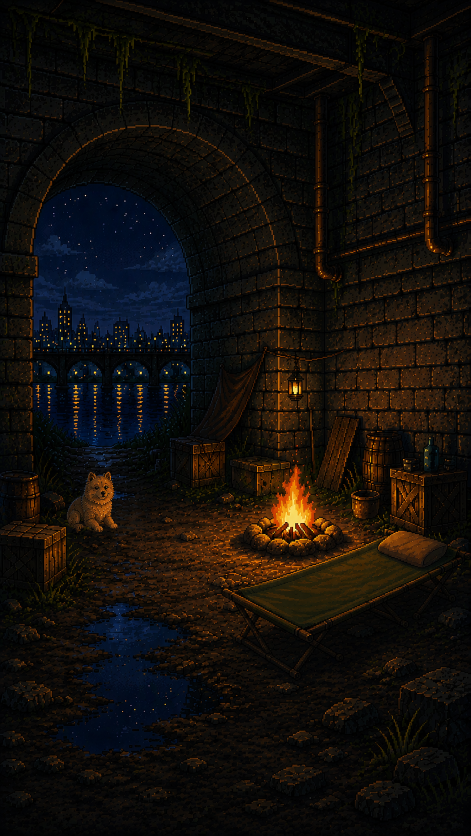
#> input picture assets/scene.png, 941 x 1672 px (shown at 1/2 size)
$ python make_fx_gifs.py
#> lines starting #> are read from the running program, lines starting #| are printed output that depends on the picture; after the words box and inside, x2 and y2 are one past the last pixel; in counts of white or black regions, pixels touching at a corner belong together
import numpy as np
from PIL import Image, ImageDraw, ImageFont
import math, os
from scipy.ndimage import label

SRC = os.path.join(os.path.dirname(__file__), '..', 'assets', 'scene.png')
OUTDIR = os.path.join(os.path.dirname(__file__), '..', 'assets')
os.makedirs(OUTDIR, exist_ok=True)

img = Image.open(SRC).convert('RGB')
#> img is the input picture: PIL image 941x1672 RGB; mean R, G, B 18.8, 14.5, 10.7
arr0 = np.array(img).astype(np.float32)
H, W, _ = arr0.shape
#> H = 1672; W = 941
R0, G0, B0 = arr0[..., 0], arr0[..., 1], arr0[..., 2]
L0 = 0.299 * R0 + 0.587 * G0 + 0.114 * B0


def save_transparent_gif(frames_rgba, path, durations):
    """frames_rgba: list of PIL RGBA images (same size). Alpha is forced to hard 0/255
    before compositing, since GIF transparency has no partial-alpha concept."""
    w, h = frames_rgba[0].size
    bin_frames = []
    for f in frames_rgba:
        r, g, b, a = f.split()
        a_bin = a.point(lambda p: 255 if p >= 128 else 0)
        bin_frames.append(Image.merge('RGBA', (r, g, b, a_bin)))
    frames_rgba = bin_frames

    strip = Image.new('RGB', (w * len(frames_rgba), h), (255, 0, 255))
    for i, f in enumerate(frames_rgba):
        rgb = Image.new('RGB', (w, h), (255, 0, 255))
        rgb.paste(f.convert('RGB'), (0, 0), mask=f.split()[3])
        strip.paste(rgb, (i * w, 0))
    pal_img = strip.quantize(colors=255, method=Image.MEDIANCUT, dither=Image.NONE)

    out_frames = []
    for f in frames_rgba:
        rgb = Image.new('RGB', (w, h), (255, 0, 255))
        alpha = f.split()[3]
        rgb.paste(f.convert('RGB'), (0, 0), mask=alpha)
        p = rgb.quantize(palette=pal_img, dither=Image.NONE)
        transparent_mask = Image.eval(alpha, lambda a: 255 if a == 0 else 0)
        p.paste(255, mask=transparent_mask)
        out_frames.append(p)

    out_frames[0].save(
        path, save_all=True, append_images=out_frames[1:],
        duration=durations, transparency=255, disposal=2,
    )


def box_mask(shape, x0, y0, x1, y1):
    m = np.zeros(shape, dtype=bool)
    m[y0:y1, x0:x1] = True
    return m


# ================= 1. FIRE FLARE =================
fx0, fy0, fx1, fy1 = 500, 880, 760, 1150
crop_rgb = arr0[fy0:fy1, fx0:fx1].copy()
L_crop = L0[fy0:fy1, fx0:fx1]
Hc, Wc = L_crop.shape
#> Hc = 270; Wc = 260
raw_mask = L_crop > 85
#> raw_mask: shape (270, 260) bool; 14.1% white; 316 white regions (284 under 20 px), largest, box (x1, y1, x2, y2) and area: (24, 57, 146, 193) 6243, (78, 197, 115, 212) 270, (41, 197, 77, 212) 241
labeled, n_comp = label(raw_mask)
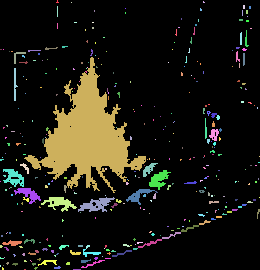
#> labeled: shape (270, 260) int32; 355 distinct labels, from 0 to 354; one colour per label, 0 black
#> n_comp = 354
sizes = np.bincount(labeled.ravel()); sizes[0] = 0
#> after `sizes = np.bincount(labeled.ravel())`: sizes = 355 values, max 60333 at index 0, min 1 at index 3, mean 197.7
flame_mask = labeled == sizes.argmax()
#> flame_mask: shape (270, 260) bool; 8.8% white; 1 white region, box (x1, y1, x2, y2) and area: (24, 57, 146, 193) 6189

top0 = np.full(Wc, -1, dtype=int); bottom0 = np.full(Wc, -1, dtype=int); valid = np.zeros(Wc, dtype=bool)
#> after `top0 = np.full(Wc, -1, dtype=int)`: top0 = 260 values from -1 to -1
#> after `bottom0 = np.full(Wc, -1, dtype=int)`: bottom0 = 260 values from -1 to -1
for x in range(Wc):
    rows = np.where(flame_mask[:, x])[0]
    if rows.size > 0:
        top0[x] = rows.min(); bottom0[x] = rows.max(); valid[x] = True
#> this loop made 260 passes
#> rows on passes 25 to 27: [158], [157, 158], [157, 158, 159]
#> after the loop, bottom0 = 260 values, max 192 at index 113, min -1 at index 0, mean 81.75; top0 = 260 values, max 163 at index 130, min -1 at index 0, mean 54.37
valid_cols = np.where(valid)[0]
#> valid_cols = 122 values from 24 to 145
flame_left, flame_right = valid_cols.min(), valid_cols.max()
#> flame_left = 24; flame_right = 145
n_bands = 6
band_of_col = np.zeros(Wc, dtype=int)
#> band_of_col = 260 values from 0 to 0
span = max(flame_right - flame_left, 1)
#> span = 121
for x in valid_cols:
    band_of_col[x] = min(int((x - flame_left) / span * n_bands), n_bands - 1)
#> this loop made 122 passes
#> after the loop, band_of_col = 260 values, max 5 at index 125, min 0 at index 0, mean 1.17

rng = np.random.default_rng(3)

# Sustained flicker instead of a single flare-up-and-die-down hump: each band
# gets its own smoothed random walk across the whole clip, so different flame
# licks keep moving independently for the full duration ("이글이글").
from scipy.ndimage import gaussian_filter1d

K = 32
DUR_FIRE = 110  # ms/frame -> ~3.5s of continuous blazing

band_walks = []
for b in range(n_bands):
    steps = rng.normal(0, 1.6, size=K)
    walk = np.cumsum(steps)
    walk = gaussian_filter1d(walk, sigma=1.8)
    walk -= walk.min()
    walk = walk / (walk.max() + 1e-6)  # 0..1
    band_walks.append(walk)
band_walks = np.array(band_walks)  # (n_bands, K)

MAX_GROW = 13.0
MIN_GROW = -3.0  # allow brief dips below resting height too, not just growth

# ---- rising embers/sparks: small glowing particles that pop off the flame tip
# and drift upward, fading out. Several overlap in time for a lively, "sparks
# flying" look across the whole clip rather than one-at-a-time. ----
tip_y_est = int(np.mean(top0[valid_cols]))
#> tip_y_est = 117
flame_cx = (flame_left + flame_right) / 2
#> flame_cx = 84.5
flame_span = max(flame_right - flame_left, 1)
#> flame_span = 121

EMBER_BRIGHT = np.array([255, 205, 90], dtype=np.float32)
EMBER_MID = np.array([255, 120, 40], dtype=np.float32)
EMBER_DIM = np.array([120, 40, 15], dtype=np.float32)

erng = np.random.default_rng(9)
N_EMBERS = 38
ember_specs = []
for i in range(N_EMBERS):
    size_roll = erng.random()
    size = 1 if size_roll < 0.55 else (2 if size_roll < 0.9 else 3)
    ember_specs.append(dict(
        start=int(erng.uniform(0, K - 8)),
        life=int(erng.uniform(9, 18)),
        x0=flame_cx + erng.uniform(-flame_span * 0.44, flame_span * 0.44),
        y0=tip_y_est + erng.uniform(-8, 10),
        dx=erng.uniform(-22, 22),
        dy=erng.uniform(-75, -35),
        wobble_amp=erng.uniform(3, 9),
        wobble_freq=erng.uniform(0.35, 0.85),
        wobble_phase=erng.uniform(0, 2 * math.pi),
        size=size,
    ))
#> after the loop, ember_specs = 38 items

def draw_embers(canvas_rgb, canvas_alpha, k):
    for spec in ember_specs:
        local_k = k - spec['start']
        if not (0 <= local_k < spec['life']):
            continue
        t = local_k / (spec['life'] - 1)
        if t > 0.88:
            continue  # snap out instead of trailing off to an invisible fraction
        px = spec['x0'] + spec['dx'] * t + spec['wobble_amp'] * math.sin(spec['wobble_freq'] * local_k + spec['wobble_phase'])
        py = spec['y0'] + spec['dy'] * t
        if t < 0.45:
            color = EMBER_BRIGHT + (EMBER_MID - EMBER_BRIGHT) * (t / 0.45)
        else:
            color = EMBER_MID + (EMBER_DIM - EMBER_MID) * ((t - 0.45) / 0.55)
        s = spec['size']
        xi, yi = int(round(px)), int(round(py))
        x0c, x1c = max(0, xi - (s - 1)), min(Wc, xi + s)
        y0c, y1c = max(0, yi - (s - 1)), min(Hc, yi + s)
        if x1c > x0c and y1c > y0c:
            canvas_rgb[y0c:y1c, x0c:x1c] = color
            canvas_alpha[y0c:y1c, x0c:x1c] = 255

fire_frames = []
for k in range(K):
    # multi-harmonic brightness flicker across the whole clip (not one hump)
    brightness = (1.0
                  + 0.13 * math.sin(0.85 * k)
                  + 0.07 * math.sin(2.05 * k + 1.0)
                  + 0.04 * math.sin(3.7 * k + 2.3))

    out_rgb = crop_rgb.copy()
    out_alpha = np.zeros((Hc, Wc), dtype=np.float32)
    out_alpha[flame_mask] = 255
    for x in valid_cols:
        t0, b0 = top0[x], bottom0[x]
        band = band_of_col[x]
        walk_val = band_walks[band, k]  # 0..1
        col_jit = ((x * 13 + k * 7) % 5 - 2) * 0.5
        grow = MIN_GROW + walk_val * (MAX_GROW - MIN_GROW) + col_jit
        new_top = max(0, min(int(round(t0 - grow)), b0 - 2))
        orig_h = b0 - t0 + 1; new_h = b0 - new_top + 1
        src = crop_rgb[t0:b0 + 1, x, :]
        src_idx = np.clip(np.round(np.linspace(0, orig_h - 1, new_h)).astype(int), 0, orig_h - 1)
        new_seg = np.clip(src[src_idx] * brightness, 0, 255)
        out_alpha[t0:b0 + 1, x] = 0
        out_rgb[new_top:new_top + new_h, x, :] = new_seg
        out_alpha[new_top:new_top + new_h, x] = 255
    draw_embers(out_rgb, out_alpha, k)
    rgba = np.dstack([out_rgb, out_alpha]).astype(np.uint8)
    fire_frames.append(Image.fromarray(rgba, 'RGBA'))
#> out_alpha: shape (270, 260) float32; 11.2% white; 4 white regions (3 under 20 px), largest, box (x1, y1, x2, y2) and area: (24, 45, 146, 193) 7838
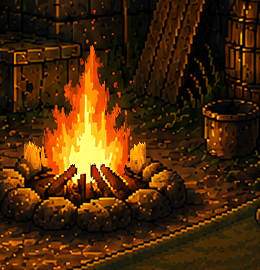
#> out_rgb: shape (270, 260, 3) float32; mean R, G, B 73.5, 41.3, 8.5
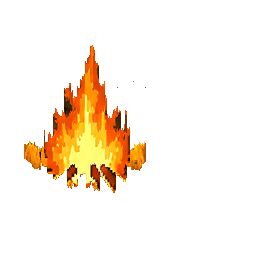
#> rgba: shape (270, 260, 4); mean R, G, B, A 73.5, 41.2, 8.5, 28.5; transparent parts drawn white
#> after the loop, fire_frames = 32 items

save_transparent_gif(fire_frames, f'{OUTDIR}/fx-fire.gif', [DUR_FIRE] * K)
#> the loop in save_transparent_gif, `for f in frames_rgba:` made 32 passes
#> the loop in save_transparent_gif, `for i, f in enumerate(frames_rgba):` made 32 passes
#> after the loop in save_transparent_gif, `for f in frames_rgba:`:
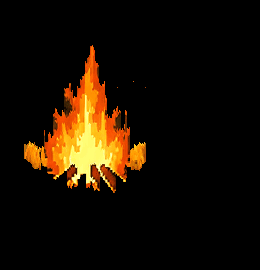
#> p: PIL image 260x270 P; mean R, G, B 25.2, 15, 3.1
print('fire done', Wc, Hc, 'frames', K, 'duration_ms', K * DUR_FIRE)
#| fire done 260 270 frames 32 duration_ms 3520


# ================= 2. BED ZZZ =================
bx0, by0, bx1, by1 = 440, 1060, 935, 1375
Wb, Hb = bx1 - bx0, by1 - by0

def draw_pixel_z(canvas_size, scale, color):
    """Return a small RGBA image of a blocky pixel-art 'Z' at the given integer scale."""
    # 5x7 bitmap
    bitmap = [
        "11111",
        "00001",
        "00010",
        "00100",
        "01000",
        "10000",
        "11111",
    ]
    gw, gh = 5, 7
    glyph = Image.new('RGBA', (gw, gh), (0, 0, 0, 0))
    for yy, row in enumerate(bitmap):
        for xx, ch in enumerate(row):
            if ch == '1':
                glyph.putpixel((xx, yy), color)
    glyph = glyph.resize((gw * scale, gh * scale), Image.NEAREST)
    return glyph

EMBER_LIGHT = (255, 207, 138)
EMBER_DIM = (150, 100, 60)  # fade target color (still fully opaque, just dimmer) — GIF alpha is binary, so
                            # "fading" is expressed as color brightness, not partial transparency.
pillow_x, pillow_y = 830 - bx0, 1100 - by0  # local coords near the pillow

def lerp_color(c1, c2, t):
    return tuple(int(round(c1[i] + (c2[i] - c1[i]) * t)) for i in range(3))

N_BED = 24
DUR_BED = 100
bed_frames = []
z_specs = [
    dict(start=0,  life=14, scale=2, dx=10, dy=-46, x0=pillow_x - 4,  y0=pillow_y - 6),
    dict(start=6,  life=14, scale=3, dx=16, dy=-54, x0=pillow_x + 8,  y0=pillow_y - 2),
    dict(start=12, life=14, scale=4, dx=22, dy=-60, x0=pillow_x + 22, y0=pillow_y + 4),
]

for k in range(N_BED):
    canvas = Image.new('RGBA', (Wb, Hb), (0, 0, 0, 0))
    for spec in z_specs:
        local_k = k - spec['start']
        if 0 <= local_k < spec['life']:
            t = local_k / (spec['life'] - 1)
            if t > 0.82:  # vanish on the last couple of steps instead of fading alpha
                continue
            fade_t = min(t / 0.7, 1.0)  # color dims over the first 70% of its life, then holds until it vanishes
            color = lerp_color(EMBER_LIGHT, EMBER_DIM, fade_t) + (255,)
            glyph = draw_pixel_z(None, spec['scale'], color)
            px = int(round(spec['x0'] + spec['dx'] * t))
            py = int(round(spec['y0'] + spec['dy'] * t))
            canvas.alpha_composite(glyph, (px, py))
    bed_frames.append(canvas)
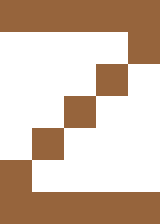
#> glyph: PIL image 20x28 RGBA (shown 8 times larger); mean R, G, B, A 64.3, 42.9, 25.7, 109.3; transparent parts drawn white
#> after the loop, bed_frames = 24 items

save_transparent_gif(bed_frames, f'{OUTDIR}/fx-bed.gif', [DUR_BED] * N_BED)
#> the loop in save_transparent_gif (call 2), `for f in frames_rgba:` made 24 passes
#> pass 1, in save_transparent_gif (call 2), `r, g, b, a = f.split()`:
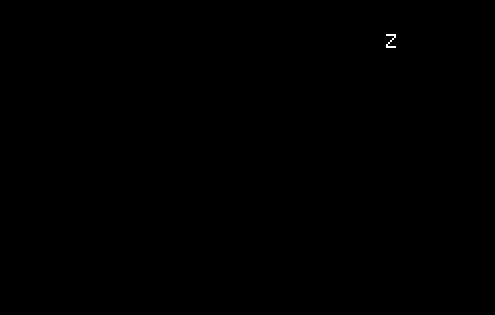
#> r: PIL image 495x315 L; 0.04% white in thin lines or dots, all inside (x1, y1, x2, y2) = (386, 34, 396, 48)
#> the loop in save_transparent_gif (call 2), `for i, f in enumerate(frames_rgba):` made 24 passes
#> pass 1, in save_transparent_gif (call 2), `rgb = Image.new('RGB', (w, h), (255, 0, 255))`:
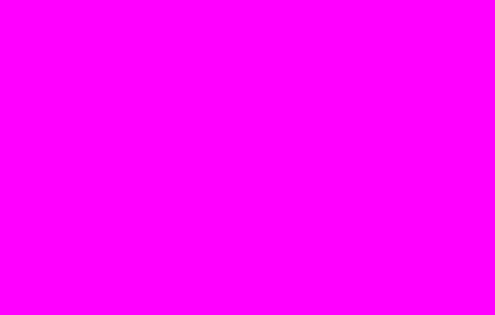
#> rgb: PIL image 495x315 RGB; mean R, G, B 255, 0, 255
#> after the loop in save_transparent_gif (call 2), `for f in frames_rgba:`: alpha: PIL image 495x315 L; every value is 0
#> after the loop in save_transparent_gif (call 2), `for f in frames_rgba:`: p: PIL image 495x315 P; every value is 0
print('bed done', Wb, Hb)

# ================= 3. NIGHT SHOOTING STAR =================
nx0, ny0, nx1, ny1 = 20, 380, 385, 955
Wn, Hn = nx1 - nx0, ny1 - ny0
start_local = (50, 50)
end_local = (325, 280)

N_STAR = 16
DUR_STAR = 80
TRAIL = 4
STAR_WHITE = (255, 255, 255)
STAR_DIM = (70, 90, 130)  # dims toward the night sky's own blue rather than fading alpha
star_frames = []
for k in range(N_STAR):
    canvas = Image.new('RGBA', (Wn, Hn), (0, 0, 0, 0))
    draw = ImageDraw.Draw(canvas)
    for trail_i in range(TRAIL + 1):
        kk = k - trail_i
        if kk < 0 or kk >= N_STAR - 3:
            continue
        t = kk / (N_STAR - 4)
        if t > 1:
            continue
        px = start_local[0] + (end_local[0] - start_local[0]) * t
        py = start_local[1] + (end_local[1] - start_local[1]) * t
        dim_t = trail_i / TRAIL
        color = lerp_color(STAR_WHITE, STAR_DIM, dim_t)
        size = 2 if trail_i == 0 else 1
        draw.rectangle([px - size, py - size, px + size, py + size], fill=color + (255,))
    star_frames.append(canvas)
#> after the loop, star_frames = 16 items

save_transparent_gif(star_frames, f'{OUTDIR}/fx-star.gif', [DUR_STAR] * N_STAR)
print('star done', Wn, Hn)

# ================= 4. PUDDLE RIPPLE =================
px0, py0, px1, py1 = 100, 1250, 430, 1600
Wp, Hp = px1 - px0, py1 - py0
center_local = (160, 170)

N_RIP = 20
DUR_RIP = 90
ring_specs = [dict(start=0, life=14), dict(start=6, life=14), dict(start=12, life=14)]
RING_BRIGHT = (214, 232, 255)
RING_DIM = (40, 55, 80)  # ring dims toward the puddle's own dark water tone rather than fading alpha

ripple_frames = []
for k in range(N_RIP):
    canvas = Image.new('RGBA', (Wp, Hp), (0, 0, 0, 0))
    draw = ImageDraw.Draw(canvas)
    for spec in ring_specs:
        local_k = k - spec['start']
        if 0 <= local_k < spec['life']:
            t = local_k / (spec['life'] - 1)
            if t > 0.88:
                continue
            radius = 3 + t * 60
            color = lerp_color(RING_BRIGHT, RING_DIM, min(t / 0.75, 1.0))
            bbox = [center_local[0] - radius, center_local[1] - radius * 0.42,
                    center_local[0] + radius, center_local[1] + radius * 0.42]
            draw.ellipse(bbox, outline=color + (255,), width=1)
    ripple_frames.append(canvas)
#> after the loop, ripple_frames = 20 items

save_transparent_gif(ripple_frames, f'{OUTDIR}/fx-puddle.gif', [DUR_RIP] * N_RIP)
print('puddle done', Wp, Hp)

print('\nBBOX PERCENTAGES (of', W, 'x', H, ')')
#| BBOX PERCENTAGES (of 941 x 1672 )
for name, (x0, y0, x1, y1) in [
    ('fire', (fx0, fy0, fx1, fy1)),
    ('bed', (bx0, by0, bx1, by1)),
    ('night', (nx0, ny0, nx1, ny1)),
    ('puddle', (px0, py0, px1, py1)),
]:
    print(name, dict(left=round(x0/W*100,3), top=round(y0/H*100,3), width=round((x1-x0)/W*100,3), height=round((y1-y0)/H*100,3)))
